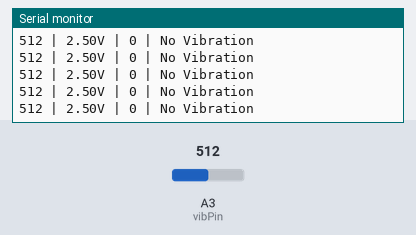
Simulated run of this sketch. Board: Arduino Uno, built with avr-gcc and run on an emulated ATmega328P. On the bench: the last lines printed to the serial monitor. The test bench sets the inputs (shaded band); at power-on: A3 (vibPin) = 512.

Above: at 3.2 s.
3.3 s: A3 (vibPin) set to 545
At 3.33 s:
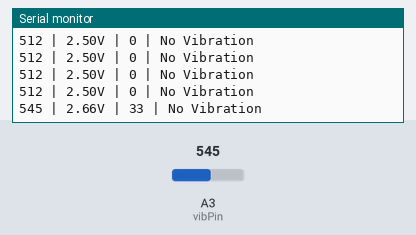
4.8 s: A3 (vibPin) set to 570
At 4.84 s:
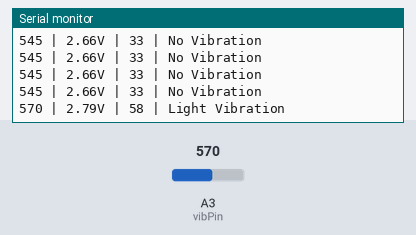
9.7 s: A3 (vibPin) set to 481
At 9.79 s:
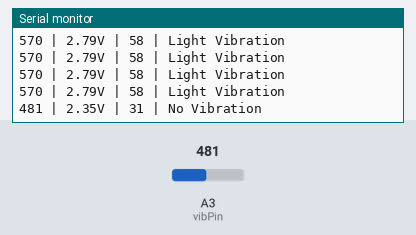
11.2 s: A3 (vibPin) set to 445
At 11.21 s:
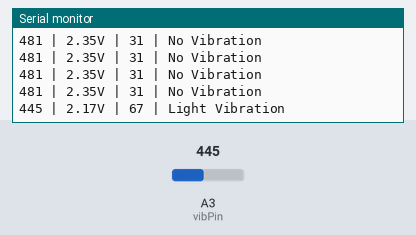
12.7 s: A3 (vibPin) set to 421
At 12.72 s:
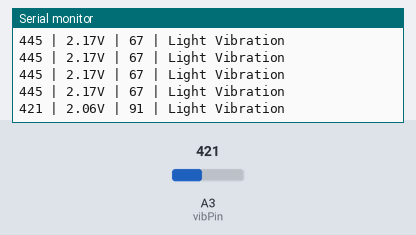
14.2 s: A3 (vibPin) set to 403
At 14.24 s:
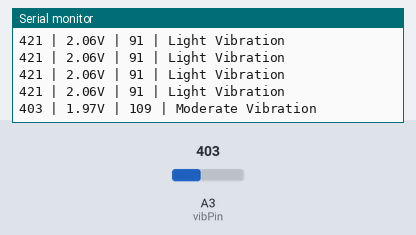
Timing chart, 0 to 17.1 s (numbered marks = the images above; inputs shaded):
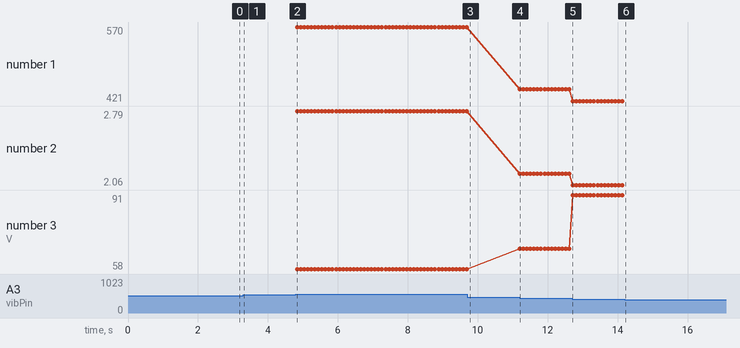

Measured:
- the behaviour switches between 561 and 562 on A3 (vibPin) (found by bisection; images 1 and 2)
- the behaviour switches between 463 and 462 on A3 (vibPin) (found by bisection; images 3 and 4)
- the behaviour switches between 413 and 412 on A3 (vibPin) (found by bisection; images 5 and 6)
- after the input at 3.3 s, the serial monitor: prints a new line at once (image 1)
- after the input at 4.8 s, the serial monitor: prints a new line at once (image 2)
- after the input at 9.7 s, the serial monitor: prints a new line after 0.09 s (image 3)
- after the input at 11.2 s, the serial monitor: prints a new line at once (image 4)
- after the input at 12.7 s, the serial monitor: prints a new line at once (image 5)
- after the input at 14.2 s, the serial monitor: prints a new line at once (image 6)

The sketch:

arduino_vibration_test.ino
```cpp
/*
 * Vibration Sensor Test for Arduino
 *
 * Connections:
 * Vibration Sensor VCC (+) -> Arduino 5V (or 3.3V)
 * Vibration Sensor GND (-) -> Arduino GND
 * Vibration Sensor SIG (S) -> Arduino A3
 */

// Analog pin for vibration sensor
const int vibPin = A3;

// Variables for readings
int currentReading = 0;
int baseline = 0;
int threshold = 50;  // Adjust this based on your sensor sensitivity
bool calibrated = false;

void setup() {
  Serial.begin(9600);
  Serial.println("Vibration Sensor Test");
  Serial.println("Calibrating baseline... Keep sensor still!");

  // Calibrate baseline (average of first 20 readings)
  long total = 0;
  for(int i = 0; i < 20; i++) {
    total += analogRead(vibPin);
    delay(100);
  }
  baseline = total / 20;

  Serial.print("Baseline calibrated: ");
  Serial.print(baseline);
  Serial.print(" (");
  Serial.print((baseline * 5.0) / 1023.0, 2);
  Serial.println("V)");
  Serial.println("Ready! Tap or shake the sensor...");
  Serial.println("Raw | Voltage | Delta | Status");
  Serial.println("--------------------------------");

  calibrated = true;
}

void loop() {
  // Read current value
  currentReading = analogRead(vibPin);

  // Convert to voltage
  float voltage = (currentReading * 5.0) / 1023.0;

  // Calculate difference from baseline
  int delta = abs(currentReading - baseline);

  // Determine vibration level
  String status;
  if (delta < threshold) {
    status = "No Vibration";
  } else if (delta < threshold * 2) {
    status = "Light Vibration";
  } else if (delta < threshold * 4) {
    status = "Moderate Vibration";
  } else {
    status = "Strong Vibration";
  }

  // Print results
  Serial.print(currentReading);
  Serial.print(" | ");
  Serial.print(voltage, 2);
  Serial.print("V | ");
  Serial.print(delta);
  Serial.print(" | ");
  Serial.println(status);

  delay(100); // Fast updates to catch vibrations
}

/*
 * Troubleshooting:
 *
 * 1. If readings are always 0 or 1023:
 *    - Check wiring (VCC, GND, Signal)
 *    - Try different analog pin
 *
 * 2. If no vibration detected:
 *    - Lower the threshold value (try 20 or 10)
 *    - Check if sensor requires 5V instead of 3.3V
 *
 * 3. If too sensitive:
 *    - Increase threshold value (try 100 or 200)
 *
 * 4. Expected behavior:
 *    - Steady reading when still
 *    - Sudden changes when tapped/shaken
 *    - Returns to baseline when vibration stops
 */
```
